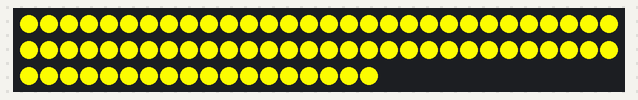
The sketch below on a simulated Arduino Uno, built with avr-gcc and run on an emulated ATmega328P. Parts: 78 RGB LEDs in strip order, left to right, continuing on the next row. Dim RGB values are drawn brighter than linear.

Above: at 0.15 s.
At 2.55 s:
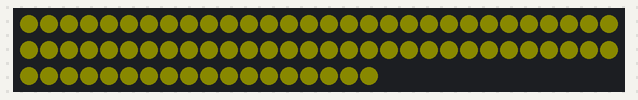

The sketch:

led_controller.ino
```cpp
#include <Adafruit_NeoPixel.h>

// #define DEBUG_BLINK
// #define DEBUG_PULSE
// #define DEBUG_RACE

enum LEDPattern {
  Solid,
  Blink,
  Race,
  Pulse,
};

class LEDSection {
  public:
    static uint32_t packColor(byte r, byte g, byte b) {
      uint32_t color = 0;
      color |= ((uint32_t)r << 16);
      color |= ((uint32_t)g << 8);
      color |= b;
      return color;
    }

    LEDSection(byte r, byte g, byte b, LEDPattern pattern, uint16_t speed, bool direction) {
      color = packColor(r, g, b);

      this->pattern = pattern;
      this->speed = speed;
      this->direction = direction;
    }

    LEDSection(byte r, byte g, byte b, LEDPattern pattern, uint16_t speed, bool direction, byte frame) {
      // pack color into a single 32-bit integer
      color = packColor(r, g, b);

      this->pattern = pattern;
      this->speed = speed;
      this->direction = direction;
      this->frame = frame;
    }

    LEDSection() { }

    uint32_t color = 0;
    LEDPattern pattern = Solid;
    uint16_t speed = 0;
    bool direction = 0;

    // Pattern state machine
    byte frame = 0;
    long lastFrameTimestamp = 0;

    byte r() {
      return (color >> 16) & 0xFF;
    }

    byte g() {
      return (color >> 8) & 0xFF;
    }

    byte b() {
      return color & 0xFF;
    }

    byte alpha() {
      return color >> 24;
    }

    bool operator==(const LEDSection& other) const {
        return (
            this->color == other.color &&
            this->pattern == other.pattern &&
            this->speed == other.speed &&
            this->direction == other.direction
        );
    }

    bool operator!=(const LEDSection& other) const {
        return !(*this == other);
    }
};

#define PIN1 10 // D10
#define NUMPIXELS 78
#define SECTION_COUNT 1
#define LEDS_PER_SECTION 78

Adafruit_NeoPixel strip(NUMPIXELS, PIN1, NEO_GRB + NEO_KHZ800);
LEDSection pendingStateBuffer[SECTION_COUNT] = {
  // Section, R, G, B, Pattern, Speed, Direction
  LEDSection(255, 255, 0, Pulse, 100, false),
  // LEDSection(255, 255, 0, Pulse, 100, false),
  // LEDSection(255, 255, 0, Pulse, 100, false),
};
LEDSection displayedStates[SECTION_COUNT] = {
  // Section, R, G, B, Pattern, Speed, Direction
  LEDSection(),
  // LEDSection(),
  // LEDSection(),
};

void setup() {
  // Set up serial comms
  Serial.begin(115200);
  Serial.setTimeout(10);

  // Set up LED strip
  strip.begin();
}

void loop() {
  while (Serial.available() >= 7) {
      byte buffer[7] = {-1, -1, -1, -1, -1, -1, -1}; // R, G, B, Pattern, Speed, Direction
      int bytesRead = Serial.readBytes(buffer, 7);

      if (bytesRead != 7) {
        // Incomplete packet, skip
        continue;
      }

      // Validate the section number
      if (buffer[0] < 0 || buffer[0] >= SECTION_COUNT) {
        // Skip the rest of this packet
        continue;
      }

      // Save the packet to the section buffer
      pendingStateBuffer[buffer[0]] = LEDSection(buffer[1], buffer[2], buffer[3], (LEDPattern)buffer[4], (uint16_t)buffer[5], buffer[6] == 1);
    }

  // Update each section of the LED strip
  for (int i = 0; i < SECTION_COUNT; i++) {
    updateSection(i);
  }
  delay(1);
}

void updateSection(int section) {
  // If the buffer data is different from the section state, set the new section pattern
  if (pendingStateBuffer[section] != displayedStates[section]) {
    if (pendingStateBuffer[section].pattern == Solid) {
        setSolid(section, pendingStateBuffer[section].color);
        return;
    }

    // Move the buffer to the current state
    displayedStates[section] = pendingStateBuffer[section];

    // Set section to frame 0: LEDs off
    // Save the timestamp
    setSolid(section, 0);
    displayedStates[section].frame = 0;
    displayedStates[section].lastFrameTimestamp = millis();
  } else {
    // No change, update the section's pattern
    switch (displayedStates[section].pattern) {
      case Blink:
        updateBlink(section, pendingStateBuffer[section]);
        break;
      case Race:
        updateRace(section, pendingStateBuffer[section]);
        break;
      case Pulse:
        updatePulse(section, pendingStateBuffer[section]);
        break;
    }
  }
}

void setSolid(int section, uint32_t color) {
  // Set the color of each pixel in the section
  int sectionIndex = section * LEDS_PER_SECTION;
  for (int i = 0; i < LEDS_PER_SECTION; i++) {
    strip.setPixelColor(sectionIndex + i, color);
  }

  // Show the changes on the LED strip
  strip.show();
}

void setSolid(int section, byte r, byte g, byte b) {
  // Set the color of each pixel in the section
  int sectionIndex = section * LEDS_PER_SECTION;
  for (int i = 0; i < LEDS_PER_SECTION; i++) {
    strip.setPixelColor(sectionIndex + i, r, g, b);
  }

  // Show the changes on the LED strip
  strip.show();
}

// Blink pattern
void updateBlink(int section, LEDSection& data) {
  long currentTime = millis();

  // If the current time is > the last frame timestamp + speed, update the section
  if (currentTime - data.lastFrameTimestamp >= data.speed) {
    // Toggle the frame
    data.frame = (data.frame == 0) ? 1 : 0;

    if (data.frame == 0) {
      // Set section to frame 1: LEDs off
      setSolid(section, data.color);
    } else {
      // Set section to frame 0: LEDs off
      setSolid(section, 0);
    }

    // Save the timestamp
    data.lastFrameTimestamp = currentTime;
  }
}

// Pulse pattern
const byte PULSE_FRAMES = 25;
const byte MAX_BRIGHTNESS = 250;
void updatePulse(int section, LEDSection& data) {
  long currentTime = millis();

  // If the current time is > the last frame timestamp + speed, update the section
  if (currentTime - data.lastFrameTimestamp >= data.speed) {
    // If the frame is 0, set the section to the color and brightness
    if (data.frame == 25) {
      // Reset to frame 0
      data.frame = 0;
    } else {
      data.frame++;
    }

    // Calculate brightness multiplier (0-25 frames, 0-1 brightness)
    float frameBrightness = (float)data.frame / (float)PULSE_FRAMES;

    // If the direction is reversed, invert the brightness
    if (!data.direction) {
      frameBrightness = 1 - frameBrightness;
    }

    // Set the section to the color and brightness
    setSolid(section, data.r() * frameBrightness, data.g() * frameBrightness, data.b() * frameBrightness);

    // Save the timestamp
    data.lastFrameTimestamp = millis();
  }
}

// Race pattern
const int RACE_LED_COUNT = 4;
const int RACE_FRAME_COUNT = LEDS_PER_SECTION + RACE_LED_COUNT;
void updateRace(int section, LEDSection& data) {
  long currentTime = millis();

  // If the current time is > the last frame timestamp + speed, update the section
  if (currentTime - data.lastFrameTimestamp >= data.speed) {
    if (data.direction == 1) {
        // Move the illuminated LEDs forward by 2 pixels per frame
        data.frame += 2;

        // If the frame exceeds the number of LEDs + RACE_LED_COUNT, reset to frame 0
        if (data.frame >= RACE_FRAME_COUNT) {
            data.frame = 0;
        }
    } else {
        // Move the illuminated LEDs backward by 2 pixels per frame
        data.frame -= 2;

        // If the frame exceeds the number of LEDs + RACE_LED_COUNT, reset to frame 0
        if (data.frame <= 0) {
            data.frame = RACE_FRAME_COUNT;
        }
    }

    // Move 4 LEDs forward by 2 pixels per frame using the color specified in the data
    int sectionIndex = section * LEDS_PER_SECTION;
    for (int i = 0; i < LEDS_PER_SECTION; i++) {
        int illuminatedUpperLimit = data.frame;
        int illuminatedLowerLimit = illuminatedUpperLimit - RACE_LED_COUNT;

        if (i <= illuminatedUpperLimit && i > illuminatedLowerLimit) {
          strip.setPixelColor(sectionIndex + i, data.color);
        } else {
          strip.setPixelColor(sectionIndex + i, 0);
        }
    }

    strip.show();

    // Save the timestamp
    data.lastFrameTimestamp = currentTime;
  }
}
```
